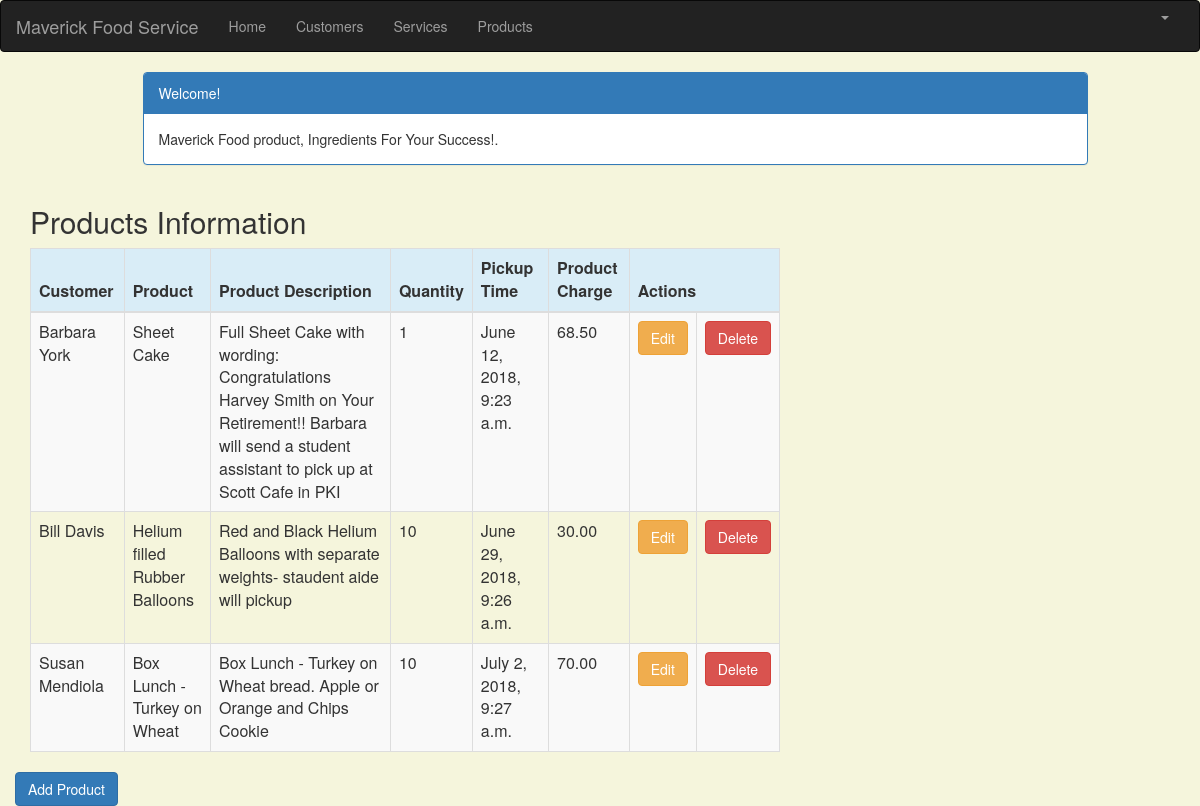
Before: /product_list (signed in) with the older database file.
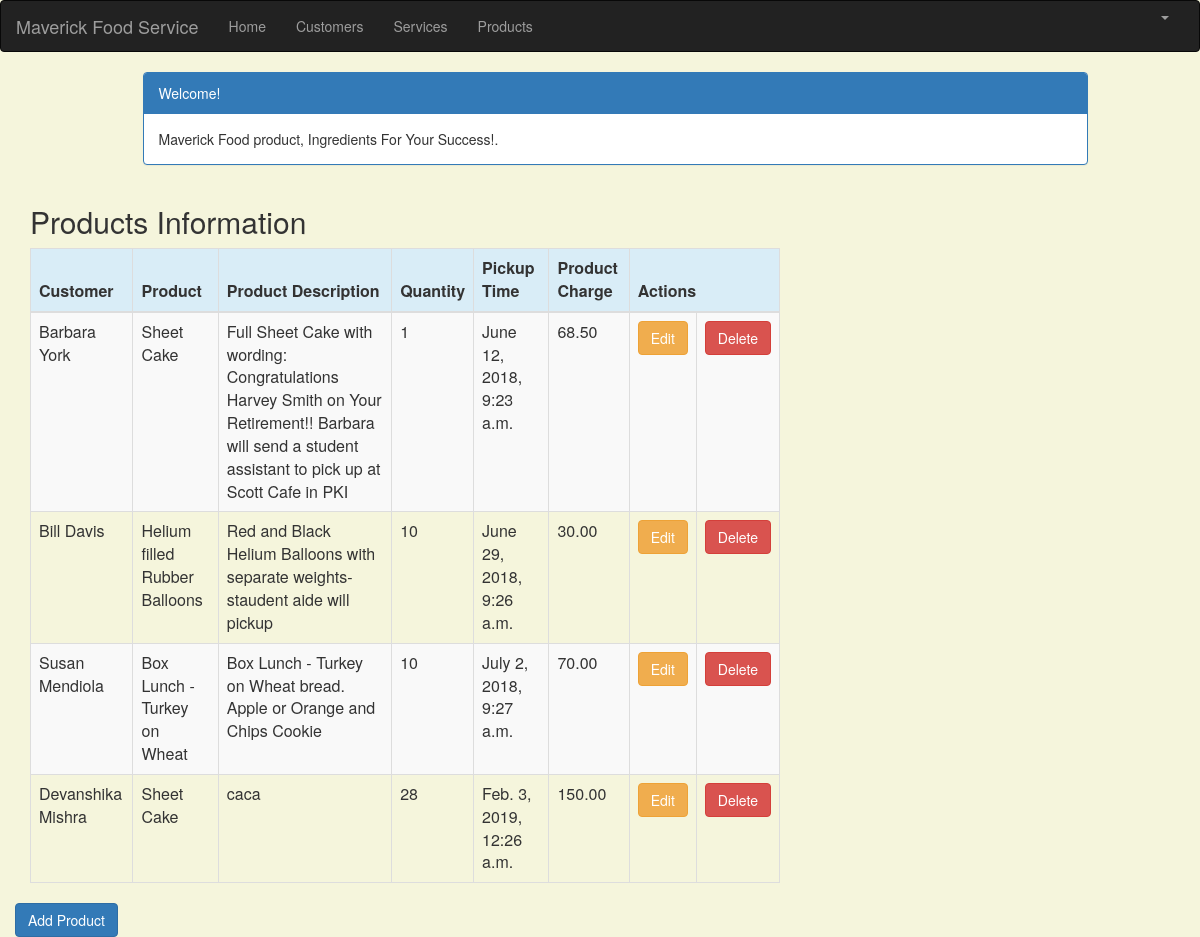
After: the same page with the newer database file.
### crm/models.py (models this page shows, shortened)
class Product(models.Model):
    cust_name = models.ForeignKey(Customer, on_delete=models.CASCADE, related_name='products')
    product = models.CharField(max_length=100)
    p_description = models.TextField()
    quantity = models.IntegerField()
    pickup_time = models.DateTimeField(
        default=timezone.now)
    charge = models.DecimalField(max_digits=10, decimal_places=2)
    created_date = models.DateTimeField(
        default=timezone.now)
    updated_date = models.DateTimeField(auto_now_add=True)

class Customer(models.Model):
    cust_name = models.CharField(max_length=50)
    organization = models.CharField(max_length=100, blank=True)
    role = models.CharField(max_length=100)
    email = models.EmailField(max_length=100)
    bldgroom = models.CharField(max_length=100)
    address = models.CharField(max_length=200)
    account_number = models.IntegerField(blank=False, null=False)
    city = models.CharField(max_length=50)
    state = models.CharField(max_length=50)
    zipcode = models.CharField(max_length=10)
    phone_number = models.CharField(max_length=50)
    created_date = models.DateTimeField(
        default=timezone.now)
    updated_date = models.DateTimeField(auto_now_add=True)
    def __str__(self):
        return str(self.cust_name)

### crm/views.py (the view)
# urls.py: path('product_list', views.product_list, name='product_list'),
@login_required
def product_list(request):
   products = Product.objects.filter(created_date__lte=timezone.now())
   return render(request, 'crm/product_list.html', {'products': products})

### crm/templates/crm/product_list.html (shortened to what this page needs)
{% extends 'crm/base.html' %}
{% block content %}
    <html>
    <head>
        <link rel="stylesheet" href="https://maxcdn.bootstrapcdn.com/bootstrap/3.3.4/css/bootstrap.min.css">
    </head>
    <body>
    <div class="container">
        <div class="row">
            <div class="col-md-10 col-md-offset-1">
                <div class="panel panel-primary">
                    <div class="panel-heading">Welcome!</div>
                    <div class="panel-body">
                        Maverick Food product, Ingredients For Your Success!.
                    </div>
                </div>
            </div>
        </div>
    </div>
    <div class="row">
        <h2 style="padding-left: 15Px">Products Information</h2>
    </div>
    <div>
        <table class="table table-striped table-bordered table-hover">
            <thead>
            <tr class="bg-info">
                <th>Customer</th>
                <th>Product</th>
                <th>Product Description</th>
                <th>Quantity</th>
                <th>Pickup Time</th>
                <th>Product Charge</th>
                <th colspan="3">Actions</th>
            </tr>
            </thead>
            <tbody>
            {% for product in products %}
                <tr>
                    <td>{{ product.cust_name }}</td>
                    <td>{{ product.product }}</td>
                     <td>{{ product.p_description }}</td>
                    <td>{{ product.quantity }}</td>
                    <td>{{ product.pickup_time }}</td>
                    <td>{{ product.charge }}</td>
                    <td><a href="{% url 'crm:product_edit' pk=product.pk %}"
                           class="btn btn-warning">Edit</a></td>
                    <td><a href="{% url 'crm:product_delete' pk=product.pk %}"
                           onclick="return confirm('Are you sure you want to delete?')"
                           class="btn btn-danger">Delete</a>
                    </td>
                </tr>
            {% endfor %}
            </tbody>
        </table>
     <div class="row">
            <a href="{% url 'crm:product_new' %}" class="row"><span
                    class="btn btn-primary">Add Product</span></a>
        </div>
    </div>
    </body>
    </html>
{% endblock %}

Changed rows visible on the page:
added Product: cust_name "Devanshika Mishra", product "Sheet Cake", p_description "caca", quantity "28", pickup_time "Feb. 3, 2019, 12:26 a.m.", charge "150.00"
